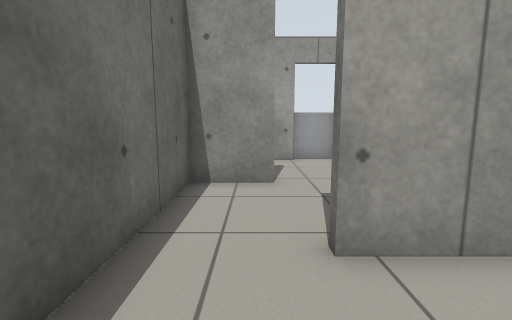
view 1 (above)

19 first-person views from a walk through a robot-simulator world made for Gazebo. The camera is 0.83 m above the floor, tilts 8° down and sees 85° across. The floor is counted in squares, 0.5 m on a side. Each view is taken from the middle of a square. On the plan, view 1 faces up. The plan holds only what a view shows up to about 15 squares ahead; the rest is blank.

view 2
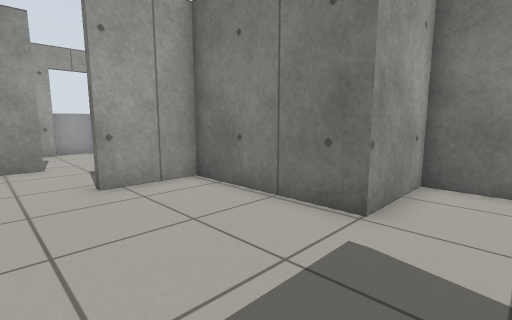

view 3
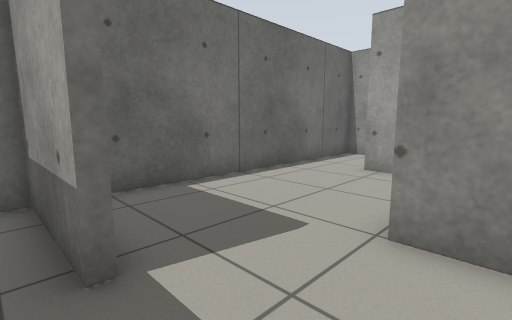

view 4
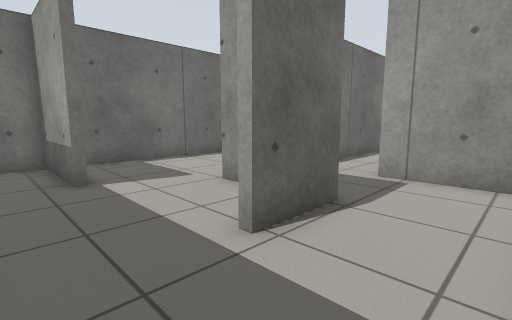

view 5
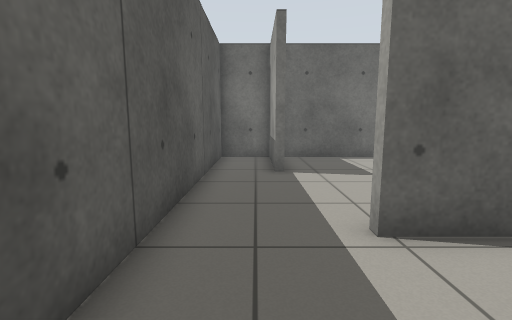

view 6
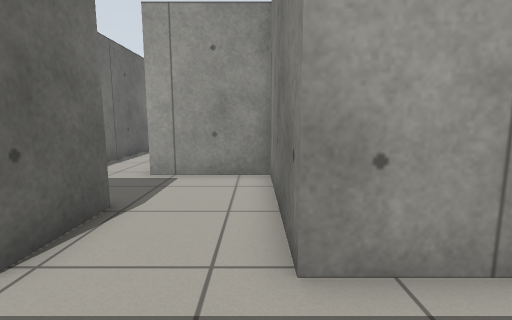

view 7
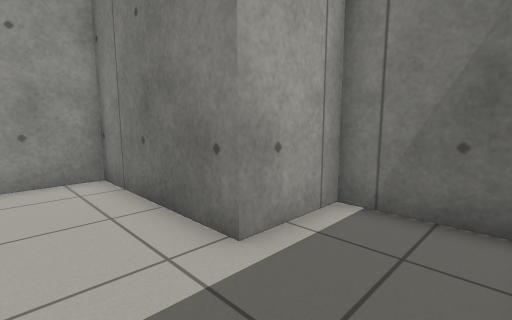

view 8
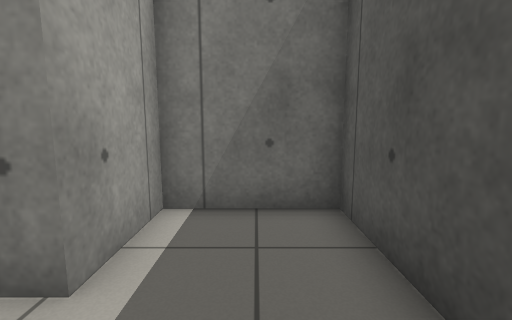

view 9
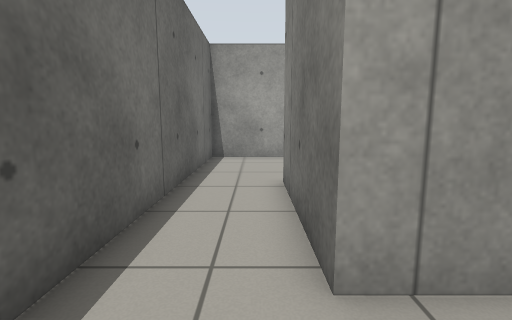

view 10
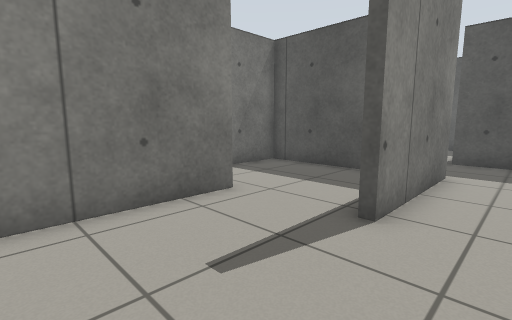

view 11
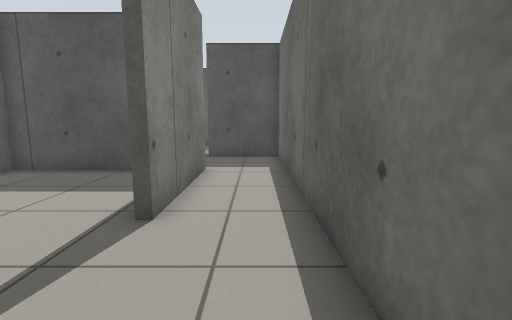

view 12
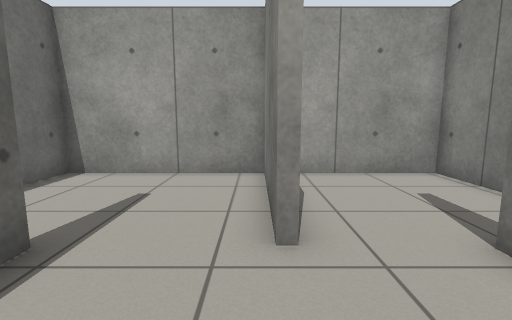

view 13
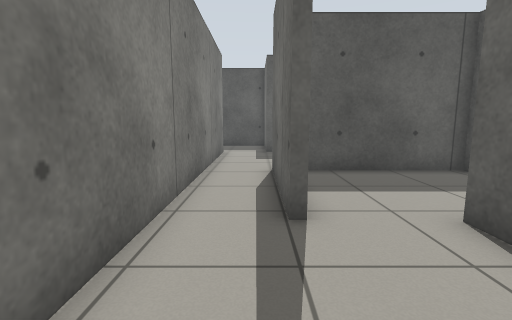

view 14
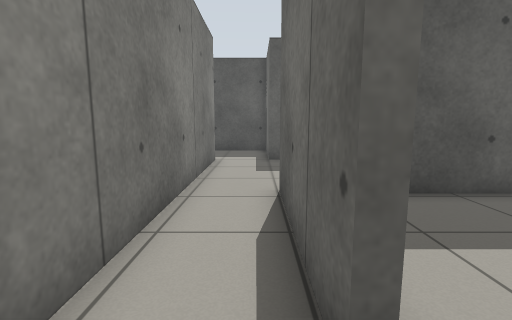

view 15
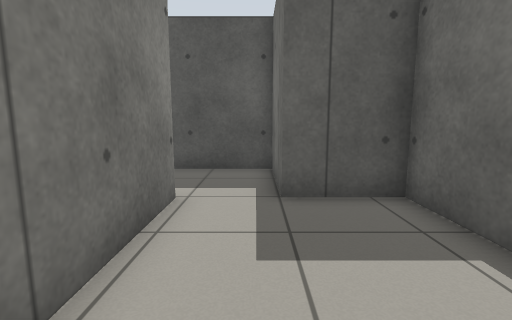

view 16
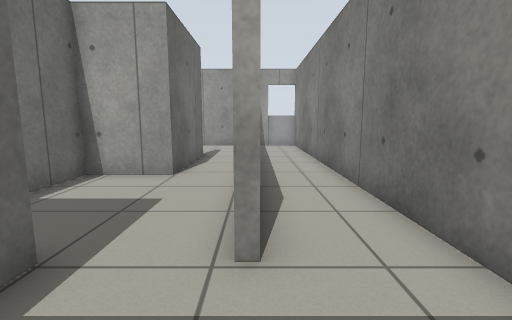

view 17
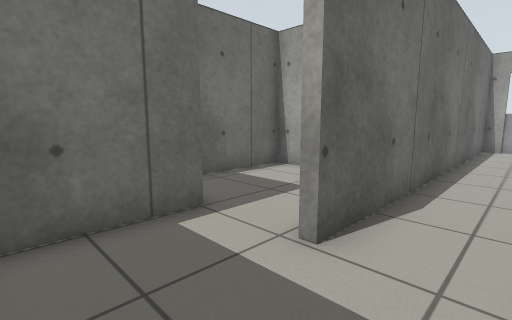

view 18
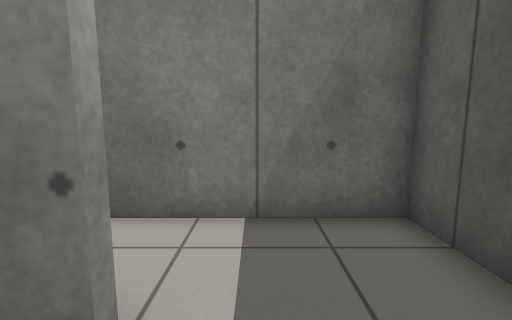

view 19
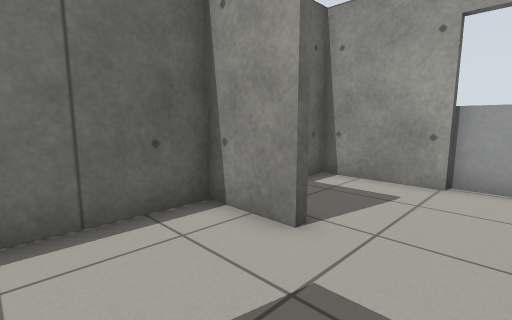

### Floor plan
Points are (right, up) in squares from view 1. A wall is a line through its corners. A room is listed if a view was taken in it or the views show most of it. See-through windows are left out.
Room 1 (views 1, 2)
walls: (3.7, -2) (3.7, 3.2) (1, 3.2); (-1.8, 2.4) (-1.8, -4.8)
ways out: opening at (2.5, -3.5) to room 2; opening at (-0.5, 3) to room 8
Room 2 (view 3)
walls: (2, -5.4) (-1.8, -5.4) (-1.8, -7.6) (6.4, -7.6); (6.7, -3.9) (6.7, -2) (3.7, -2)
ways out: opening at (2.5, -3.5) to room 1; opening at (7, -6) to room 3
Room 3 (views 4, 5, 6, 7, 8)
walls: (7.2, -1.8) (7.2, -4.2) (6.7, -4.2); (6.4, -7.6) (13.1, -7.6) (13.1, -4.2) (10.4, -4.2) (10.4, 1.5) (6.7, 1.5)
ways out: opening at (7, -6) to room 2; opening at (7, 0) to room 4
Room 4 (views 9, 10, 11, 12)
walls: (10.3, 6.5) (10.3, 11.5); (7, 1.8) (10.4, 1.8); (6.7, 1.5) (6.7, 6.5) (7.2, 6.5) (7.2, 6); (10.4, 11.8) (4, 11.8) (4, -1.8) (7.2, -1.8)
ways out: opening at (7, 0) to room 3; opening at (11, 4.5) to room 5
Room 5 (views 13, 14, 15)
walls: (13.4, 6.5) (13.4, 1.5); (10.6, 7.5) (10.6, 6.5); (10.4, 1.8) (13.1, 1.8) (13.1, 4.1); (15.7, 0.6) (15.7, 11.8) (11.4, 11.8)
ways out: opening at (11, 4.5) to room 4; opening at (14.5, 1.5) to room 7
Room 6 (views 16, 17)
walls: (15.4, -7.6) (18.6, -7.6) (18.6, 8.3); (16.9, 11.8) (16.1, 11.8) (16.1, -3.9) (15.7, -3.9)
ways out: opening at (16, -5.5) to room 7; open door at (17, 12)
Room 7 (view 18)
walls: (15.7, -3.9) (15.7, 0.6); (13.4, 1.5) (10.7, 1.5) (10.7, -3.9) (13.4, -3.9) (13.4, -7.6) (15.4, -7.6)
ways out: opening at (14.5, 1.5) to room 5; opening at (16, -5.5) to room 6
Room 8 (view 19)
walls: (1, 3.2) (1, 3.6); (0.5, 7.4) (-1.8, 7.4) (-1.8, 2.4)
ways out: opening at (-0.5, 3) to room 1; opening at (2, 8) to room 9
Room 9 (no view inside)
walls: (1.6, 11.8) (-1.8, 11.8) (-1.8, 11)
ways out: opening at (2, 8) to room 8

Positions as (right, up) in squares from view 1, and headings:
1: (0, 0), facing up
2: (-1, -4), facing up-right
3: (5, -6), facing up-left
4: (10, -7), facing up-left
5: (11, -6), facing left
6: (10, -7), facing up
7: (8, -7), facing up-right
8: (8, -6), facing right
9: (6, -1), facing up
10: (5, 11), facing down-right
11: (5, 11), facing down
12: (10, 3), facing up
13: (14, 11), facing down
14: (14, 8), facing down
15: (14, 2), facing down
16: (16, -7), facing up
17: (18, -7), facing up-left
18: (14, -5), facing right
19: (3, 4), facing up-left
